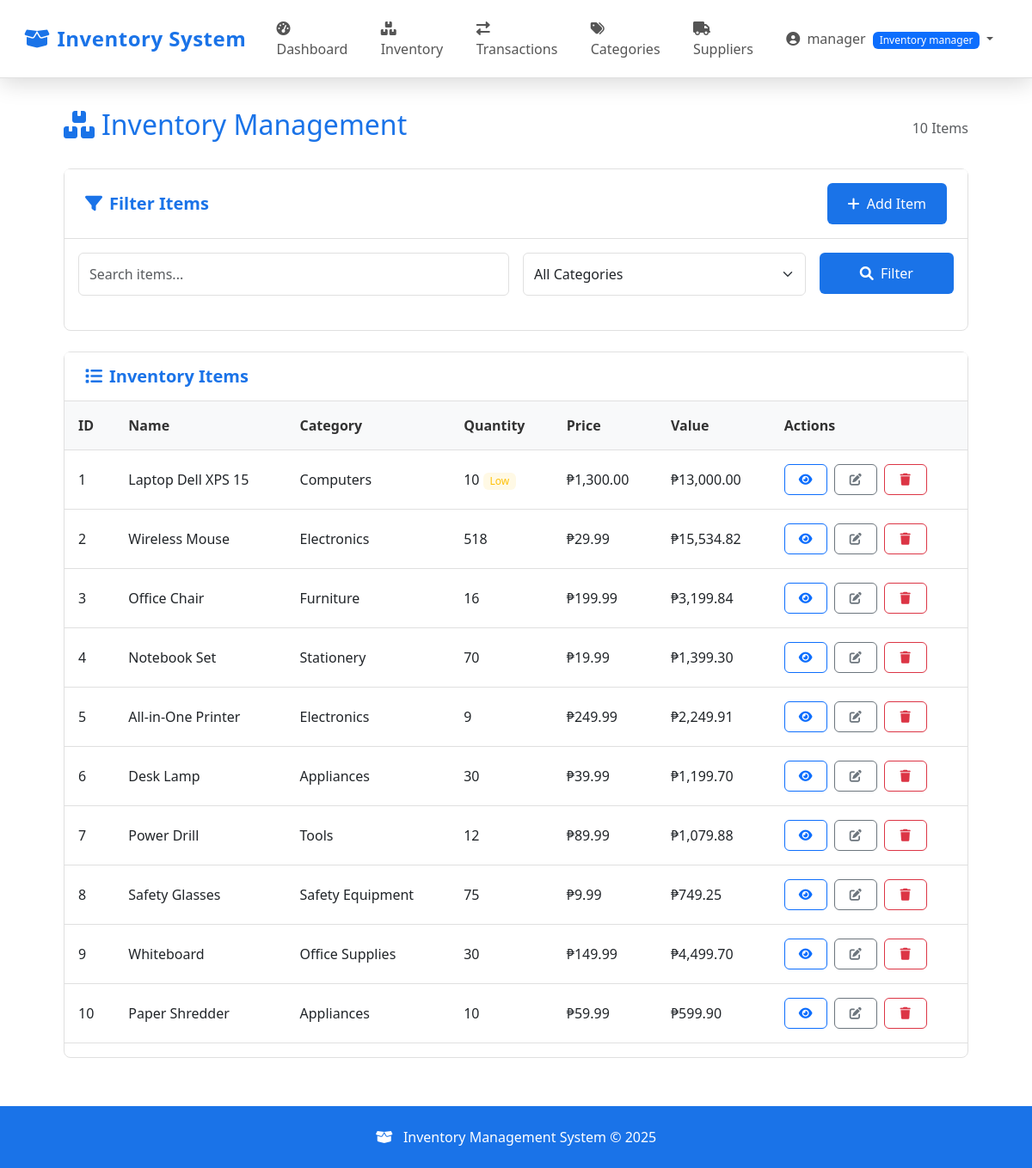
Screenshot of /manager/items.php (signed in) with the database file from the repository.
### tables this page shows
CREATE TABLE `users` (
  `id` int(11) NOT NULL,
  `username` varchar(50) NOT NULL,
  `password` varchar(255) NOT NULL,
  `email` varchar(100) NOT NULL,
  `role` enum('admin','inventory_manager','staff') NOT NULL DEFAULT 'staff',
  `is_active` tinyint(1) DEFAULT 1,
  `created_at` timestamp NOT NULL DEFAULT current_timestamp(),
  `updated_at` timestamp NOT NULL DEFAULT current_timestamp() ON UPDATE current_timestamp()
);

CREATE TABLE `inventory_items` (
  `id` int(11) NOT NULL,
  `name` varchar(255) NOT NULL,
  `description` text DEFAULT NULL,
  `category_id` int(11) NOT NULL,
  `supplier_id` int(11) DEFAULT NULL,
  `quantity` int(11) NOT NULL DEFAULT 0,
  `price` decimal(10,2) NOT NULL,
  `reorder_level` int(11) DEFAULT 10,
  `location` varchar(100) DEFAULT NULL,
  `barcode` varchar(50) DEFAULT NULL,
  `created_at` timestamp NOT NULL DEFAULT current_timestamp(),
  `updated_at` timestamp NOT NULL DEFAULT current_timestamp() ON UPDATE current_timestamp()
);

CREATE TABLE `categories` (
  `id` int(11) NOT NULL,
  `name` varchar(100) NOT NULL,
  `description` text DEFAULT NULL,
  `created_at` timestamp NOT NULL DEFAULT current_timestamp(),
  `updated_at` timestamp NOT NULL DEFAULT current_timestamp() ON UPDATE current_timestamp()
);

### includes/auth.php (called while the page is built, shortened)
<?php
function isLoggedIn() {
    return isset($_SESSION['user_id']);
}
function hasPermission($permissionName) {
    $conn = getDBConnection();
    $userId = $_SESSION['user_id'];
    $stmt = $conn->prepare("SELECT p.name FROM user_permissions up
                           JOIN permissions p ON up.permission_id = p.id
                           WHERE up.user_id = ? AND p.name = ?");
    $stmt->bind_param("is", $userId, $permissionName);
    $stmt->execute();
    $result = $stmt->get_result();
    if ($result->num_rows > 0) {
        return true;
    }
    $stmt = $conn->prepare("SELECT p.name FROM users u
                           JOIN role_permissions rp ON u.role = rp.role
                           JOIN permissions p ON rp.permission_id = p.id
                           WHERE u.id = ? AND p.name = ?");
    $stmt->bind_param("is", $userId, $permissionName);
    $stmt->execute();
    $result = $stmt->get_result();
    $hasPermission = $result->num_rows > 0;
    return $hasPermission;
}
function getCurrentUserRole() {
    $conn = getDBConnection();
    $stmt = $conn->prepare("SELECT role FROM users WHERE id = ?");
    $stmt->bind_param("i", $_SESSION['user_id']);
    $stmt->execute();
    $result = $stmt->get_result();
    $role = $result->fetch_assoc()['role'];
    return $role;
}

### includes/functions.php (called while the page is built, shortened)
<?php
require_once __DIR__ . '/auth.php';
function getDashboardLink() {
    $role = getCurrentUserRole();
    switch ($role) {
        case 'inventory_manager':
            return BASE_URL . '/manager/dashboard.php';
    }
}

### includes/db_operations.php (called while the page is built, shortened)
<?php
require_once __DIR__ . '/functions.php';
function getInventoryItems($search = '', $categoryId = null, $page = 1, $perPage = 10) {
    $conn = getDBConnection();
    $offset = ($page - 1) * $perPage;
    $sql = "SELECT i.*, c.name as category_name, s.name as supplier_name
            FROM inventory_items i
            LEFT JOIN categories c ON i.category_id = c.id
            LEFT JOIN suppliers s ON i.supplier_id = s.id
            WHERE (i.name LIKE ? OR i.description LIKE ?)";
    $params = ["%$search%", "%$search%"];
    $types = "ss";
    $sql .= " LIMIT ? OFFSET ?";
    $params[] = $perPage;
    $params[] = $offset;
    $types .= "ii";
    $stmt = $conn->prepare($sql);
    $stmt->bind_param($types, ...$params);
    $stmt->execute();
    $result = $stmt->get_result();
    $items = [];
    while ($row = $result->fetch_assoc()) {
        $items[] = $row;
    }
    $countSql = "SELECT COUNT(*) as total FROM inventory_items i WHERE (i.name LIKE ? OR i.description LIKE ?)";
    $countParams = ["%$search%", "%$search%"];
    $countTypes = "ss";
    $countStmt = $conn->prepare($countSql);
    $countStmt->bind_param($countTypes, ...$countParams);
    $countStmt->execute();
    $total = $countStmt->get_result()->fetch_assoc()['total'];
    return [
        'items' => $items,
        'total' => $total,
        'pages' => ceil($total / $perPage)
    ];
}

### manager/items.php (the view, shortened to what this page needs)
<?php
require_once __DIR__ . '/../includes/auth.php';
require_once __DIR__ . '/../includes/db_operations.php';
$search = $_GET['search'] ?? '';
$categoryId = isset($_GET['category_id']) ? intval($_GET['category_id']) : null;
$page = isset($_GET['page']) ? max(1, intval($_GET['page'])) : 1;
$perPage = 10;
$inventoryData = getInventoryItems($search, $categoryId, $page, $perPage);
?>
<?php include __DIR__ . '/../includes/header.php'; ?>
<div class="inventory-container">
    <div class="d-flex justify-content-between align-items-center mb-4">
        <h2 style="color: var(--primary-blue);">
            <i class="fas fa-boxes me-2"></i>Inventory Management
        </h2>
        <div class="text-muted">
            <?php echo $inventoryData['total']; ?> <?php echo $inventoryData['total'] === 1 ? 'Item' : 'Items'; ?>
        </div>
    </div>
    <div class="card mb-4">
        <div class="card-header">
            <div class="d-flex justify-content-between align-items-center">
                <h5 class="mb-0">
                    <i class="fas fa-filter me-2"></i>Filter Items
                </h5>
                <?php if (hasPermission('add_inventory')): ?>
                    <button class="btn btn-primary" data-bs-toggle="modal" data-bs-target="#addItemModal">
                        <i class="fas fa-plus me-1"></i> Add Item
                    </button>
                <?php endif; ?>
            </div>
        </div>
        <div class="card-body">
            <form method="GET" action="items.php" class="mb-4">
                <div class="row g-3">
                    <div class="col-md-6">
                        <input type="text" class="form-control" name="search" placeholder="Search items..."
                               value="<?php echo htmlspecialchars($search); ?>">
                    </div>
                    <div class="col-md-4">
                        <select class="form-select" name="category_id">
                            <option value="">All Categories</option>
                        </select>
                    </div>
                    <div class="col-md-2">
                        <button type="submit" class="btn btn-primary w-100">
                            <i class="fas fa-search me-1"></i> Filter
                        </button>
                    </div>
                </div>
            </form>
        </div>
    </div>
    <div class="card">
        <div class="card-header">
            <h5 class="mb-0">
                <i class="fas fa-list me-2"></i>Inventory Items
            </h5>
        </div>
        <div class="card-body p-0">
            <div class="table-responsive">
                <table class="table">
                    <thead>
                        <tr>
                            <th>ID</th>
                            <th>Name</th>
                            <th>Category</th>
                            <th>Quantity</th>
                            <th>Price</th>
                            <th>Value</th>
                            <th class="action-btns">Actions</th>
                        </tr>
                    </thead>
                    <tbody>
                        <?php foreach ($inventoryData['items'] as $item): ?>
                            <tr class="<?php
                                echo $item['quantity'] <= ($item['reorder_level'] / 2) ? 'critical-stock' :
                                    ($item['quantity'] <= $item['reorder_level'] ? 'low-stock' : '');
                            ?>">
                                <td><?php echo $item['id']; ?></td>
                                <td><?php echo htmlspecialchars($item['name']); ?></td>
                                <td><?php echo htmlspecialchars($item['category_name'] ?? 'N/A'); ?></td>
                                <td>
                                    <?php echo $item['quantity']; ?>
                                    <?php if ($item['quantity'] <= $item['reorder_level']): ?>
                                        <span class="badge <?php
                                            echo $item['quantity'] <= ($item['reorder_level'] / 2) ? 'badge-danger' : 'badge-warning';
                                        ?>">
                                            <?php echo $item['quantity'] <= ($item['reorder_level'] / 2) ? 'Critical' : 'Low'; ?>
                                        </span>
                                    <?php endif; ?>
                                </td>
                                <td>₱<?php echo number_format($item['price'], 2); ?></td>
                                <td>₱<?php echo number_format($item['quantity'] * $item['price'], 2); ?></td>
                                <td class="action-btns">
                                    <div class="d-flex gap-2">
                                        <a href="item_details.php?id=<?php echo $item['id']; ?>"
                                           class="btn btn-sm btn-outline-primary action-btn"
                                           data-bs-toggle="tooltip" title="View Details">
                                            <i class="fas fa-eye"></i>
                                        </a>
                                        <?php if (hasPermission('edit_inventory')): ?>
                                            <button class="btn btn-sm btn-outline-secondary action-btn edit-btn"
                                                    data-bs-toggle="modal"
                                                    data-bs-target="#editItemModal<?php echo $item['id']; ?>"
                                                    data-bs-toggle="tooltip" title="Edit Item">
                                                <i class="fas fa-edit"></i>
                                            </button>
                                        <?php endif; ?>
                                        <?php if (hasPermission('delete_inventory')): ?>
                                            <a href="delete_item.php?id=<?php echo $item['id']; ?>"
                                               class="btn btn-sm btn-outline-danger action-btn delete-btn"
                                               data-bs-toggle="tooltip" title="Delete Item">
                                                <i class="fas fa-trash"></i>
                                            </a>
                                        <?php endif; ?>
                                    </div>
                                </td>
                            </tr>
                        <?php endforeach; ?>
                    </tbody>
                </table>
            </div>
        </div>
    </div>
</div>
<?php include __DIR__ . '/../includes/footer.php'; ?>

### includes/header.php (shortened to what this page needs)
<?php
require_once __DIR__ . '/auth.php';
require_once __DIR__ . '/functions.php';
function getBasePath() {
    $role = getCurrentUserRole();
    return BASE_URL . '/' . ($role === 'admin' ? 'admin' : ($role === 'inventory_manager' ? 'manager' : 'staff'));
}
$basePath = getBasePath();
?>
<!DOCTYPE html>
<html lang="en">
<head>
    <link href="https://cdn.jsdelivr.net/npm/bootstrap@5.3.0/dist/css/bootstrap.min.css" rel="stylesheet">
    <link rel="stylesheet" href="https://cdnjs.cloudflare.com/ajax/libs/font-awesome/6.0.0/css/all.min.css">
</head>
<body>
    <nav class="navbar navbar-expand-lg navbar-light">
        <div class="container-fluid">
            <a class="navbar-brand" href="<?= BASE_URL ?>/index.php">
                <i class="fas fa-box-open me-2"></i>Inventory System
            </a>
            <div class="collapse navbar-collapse" id="navbarNav">
                <ul class="navbar-nav me-auto">
                    <?php if (isLoggedIn()): ?>
                        <li class="nav-item">
                            <a class="nav-link" href="<?= getDashboardLink() ?>">
                                <i class="fas fa-tachometer-alt me-1"></i> Dashboard
                            </a>
                        </li>
                        <?php if (hasPermission('view_inventory')): ?>
                            <li class="nav-item">
                                <a class="nav-link" href="<?= $basePath ?>/items.php">
                                    <i class="fas fa-boxes me-1"></i> Inventory
                                </a>
                            </li>
                        <?php endif; ?>
                        <?php if (hasPermission('view_transactions')): ?>
                            <li class="nav-item">
                                <a class="nav-link" href="<?= $basePath ?>/transactions.php">
                                    <i class="fas fa-exchange-alt me-1"></i> Transactions
                                </a>
                            </li>
                        <?php endif; ?>
                        <?php if (hasPermission('manage_categories')): ?>
                            <li class="nav-item">
                                <a class="nav-link" href="<?= $basePath ?>/categories.php">
                                    <i class="fas fa-tags me-1"></i> Categories
                                </a>
                            </li>
                        <?php endif; ?>
                        <?php if (hasPermission('manage_suppliers')): ?>
                            <li class="nav-item">
                                <a class="nav-link" href="<?= $basePath ?>/suppliers.php">
                                    <i class="fas fa-truck me-1"></i> Suppliers
                                </a>
                            </li>
                        <?php endif; ?>
                    <?php endif; ?>
                </ul>
                <ul class="navbar-nav">
                    <?php if (isLoggedIn()): ?>
                        <li class="nav-item dropdown">
                            <a class="nav-link dropdown-toggle" href="#" id="navbarDropdown" role="button" data-bs-toggle="dropdown">
                                <i class="fas fa-user-circle me-1"></i>
                                <?php echo htmlspecialchars($_SESSION['username']); ?>
                                <span class="badge bg-primary text-white ms-1"><?php echo ucfirst(str_replace('_', ' ', getCurrentUserRole())); ?></span>
                            </a>
                        </li>
                    <?php endif; ?>
                </ul>
            </div>
        </div>
    </nav>
    <div class="container mt-4">
</body>
</html>

### rows the page displays
users: role "Inventory manager"
inventory_items: id "1", name "Laptop Dell XPS 15", category.name "Computers", quantity "10", reorder_level "Low", price "1,300.00", $item['quantity'] * $item['price'] "13,000.00"
inventory_items: id "2", name "Wireless Mouse", category.name "Electronics", quantity "518", price "29.99", $item['quantity'] * $item['price'] "15,534.82"
inventory_items: id "3", name "Office Chair", category.name "Furniture", quantity "16", price "199.99", $item['quantity'] * $item['price'] "3,199.84"
inventory_items: id "4", name "Notebook Set", category.name "Stationery", quantity "70", price "19.99", $item['quantity'] * $item['price'] "1,399.30"
inventory_items: id "5", name "All-in-One Printer", category.name "Electronics", quantity "9", price "249.99", $item['quantity'] * $item['price'] "2,249.91"
inventory_items: id "6", name "Desk Lamp", category.name "Appliances", quantity "30", price "39.99", $item['quantity'] * $item['price'] "1,199.70"
inventory_items: id "7", name "Power Drill", category.name "Tools", quantity "12", price "89.99", $item['quantity'] * $item['price'] "1,079.88"
inventory_items: id "8", name "Safety Glasses", category.name "Safety Equipment", quantity "75", price "9.99", $item['quantity'] * $item['price'] "749.25"
inventory_items: id "9", name "Whiteboard", category.name "Office Supplies", quantity "30", price "149.99", $item['quantity'] * $item['price'] "4,499.70"
inventory_items: id "10", name "Paper Shredder", category.name "Appliances", quantity "10", price "59.99", $item['quantity'] * $item['price'] "599.90"

### other values shown
$_SESSION['username'] "manager"
$inventoryData['total'] "10"
